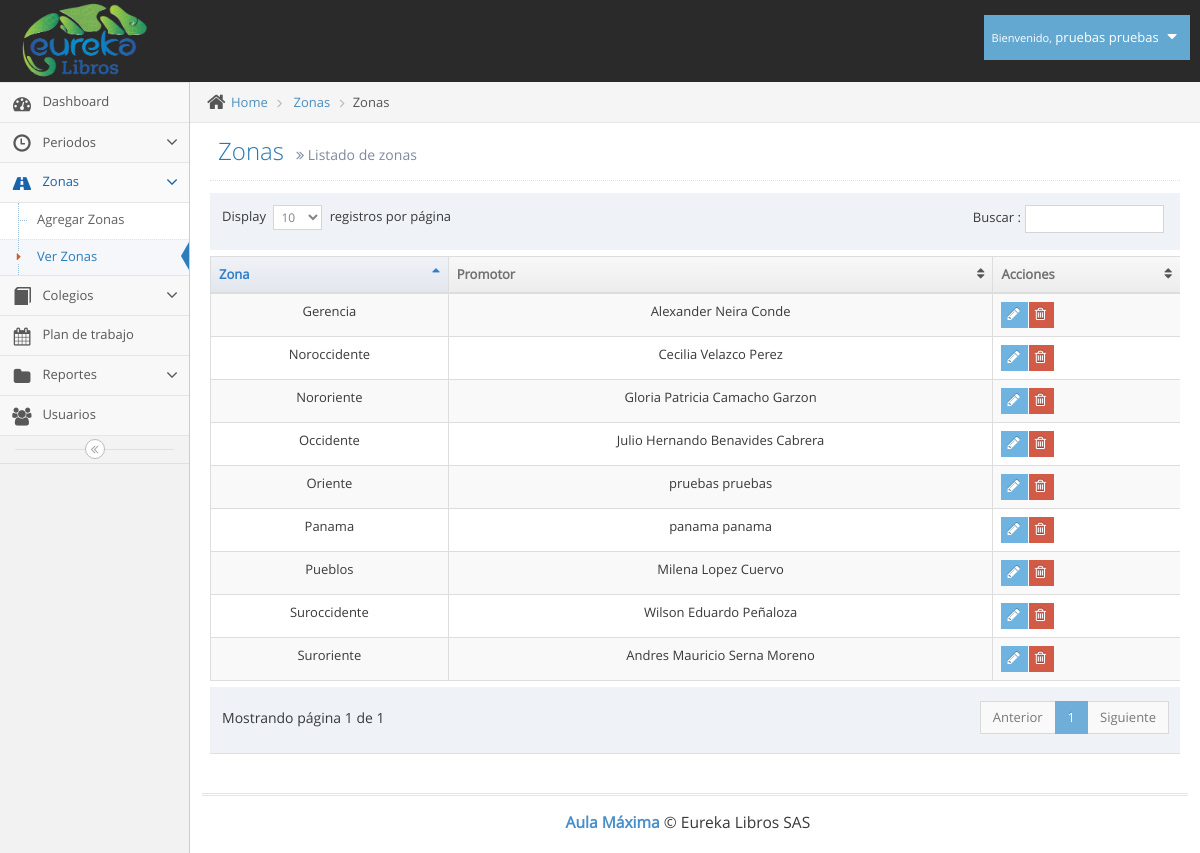
Page /ver_zonas.php (signed in) on the earlier database version.
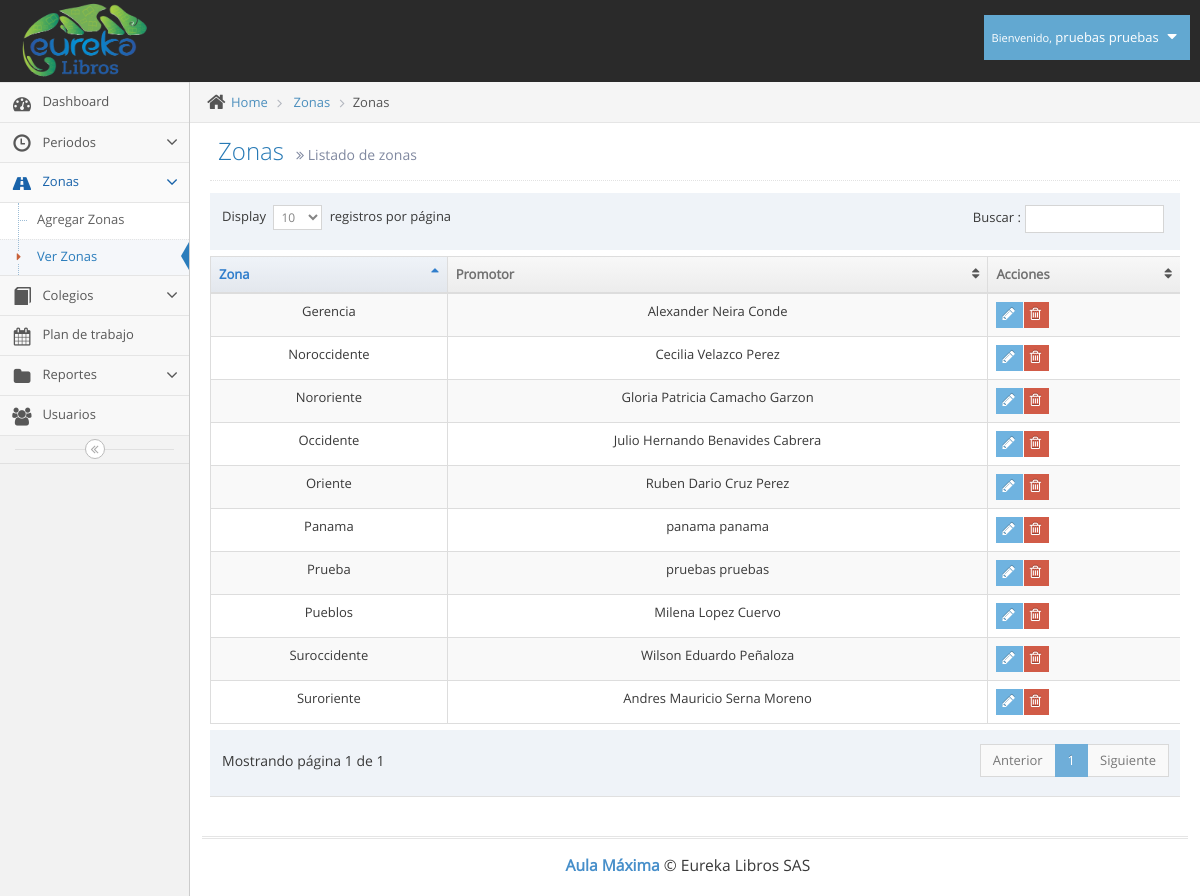
Same page on the later database version.
### tables this page shows
CREATE TABLE `zonas` (
  `id` int(11) NOT NULL,
  `codigo` varchar(8) NOT NULL,
  `zona` varchar(100) NOT NULL
);

CREATE TABLE `usuarios` (
  `id` int(11) NOT NULL,
  `tipo` int(11) NOT NULL,
  `id_pais` int(11) NOT NULL,
  `cedula` varchar(12) NOT NULL,
  `nombres` varchar(100) NOT NULL,
  `apellidos` varchar(100) NOT NULL,
  `telefono` varchar(12) NOT NULL,
  `direccion` varchar(100) NOT NULL,
  `correo` varchar(100) NOT NULL,
  `clave` varchar(100) NOT NULL,
  `cod_zona` varchar(10) NOT NULL
);

### ver_zonas.php (the view, shortened to what the changed rows need)
<!DOCTYPE html>
<html lang="es">
	<head>
		<link rel="stylesheet" href="assets/css/bootstrap.min.css" />
		<link rel="stylesheet" href="assets/font-awesome/4.5.0/css/font-awesome.min.css" />
		<link rel="stylesheet" href="assets/css/jquery-ui.min.css" />
		<link rel="stylesheet" href="assets/css/bootstrap-datepicker3.min.css" />
		<link href="assets/js/dataTables/dataTables.bootstrap.css" rel="stylesheet" />
		<link rel="stylesheet" href="assets/css/ace.min.css" class="ace-main-stylesheet" id="main-ace-style" />
		<link rel="stylesheet" href="assets/css/ace-skins.min.css" />
		<link rel="stylesheet" href="assets/css/ace-rtl.min.css" />
	</head>
	<body class="no-skin">
		<div class="main-container ace-save-state" id="main-container">
			<div class="main-content">
				<div class="main-content-inner">
					<div class="page-content">
						<div class="page-header">
							<h1>
								Zonas
								<small>
									<i class="ace-icon fa fa-angle-double-right"></i>
									Listado de zonas
								</small>
							</h1>
						</div>
						<div class="row">
							<div class="col-xs-12">
							<?php
                                include("conexion/bdd.php");
                                $sql = "SELECT id, codigo, zona FROM zonas";
								$req = $bdd->prepare($sql);
								$req->execute();
								$zonas = $req->fetchAll();
                            ?>
                            <div class="table-responsive">
                                <table class="table table-striped table-bordered table-hover" id="dataTables-example">
                                    <thead>
                                        <tr>
                                            <th>Zona</th>
                                            <th>Promotor</th>
                                            <th>Acciones</th>
                                        </tr>
                                    </thead>
                                    <tbody>
                                        <?php
                                        	foreach($zonas as $zona) {
                                        		$sql = "SELECT nombres, apellidos FROM usuarios WHERE cod_zona='".$zona["codigo"]."'";
												$req = $bdd->prepare($sql);
												$req->execute();
												$promotor = $req->fetch();
												$nombre_c=$promotor["nombres"]." ".$promotor["apellidos"];
                                                echo'<tr class="odd gradeX">';
                                                echo'<td class="center">'.$zona["zona"].'</td>';
                                                echo'<td class="center">'.$nombre_c.'</td>';
                                                echo '<td>
														<div class="hidden-sm hidden-xs btn-group">
															<a class="btn btn-xs btn-info" href="zona.php?cod_zona='.$zona["codigo"].'">
																<i class="ace-icon fa fa-pencil bigger-120"></i>
															</a>
															<button class="btn btn-xs btn-danger">
																<i class="ace-icon fa fa-trash-o bigger-120"></i>
															</button>
														</div>
														<div class="hidden-md hidden-lg">
															<div class="inline pos-rel">
																<button class="btn btn-minier btn-primary dropdown-toggle" data-toggle="dropdown" data-position="auto">
																	<i class="ace-icon fa fa-cog icon-only bigger-110"></i>
																</button>
																<ul class="dropdown-menu dropdown-only-icon dropdown-yellow dropdown-menu-right dropdown-caret dropdown-close">
																	<li>
																		<a href="zona.php?id_zona='.$zona["id"].'" class="tooltip-success" data-rel="tooltip" title="Edit">
																			<span class="green">
																				<i class="ace-icon fa fa-pencil-square-o bigger-120"></i>
																			</span>
																		</a>
																	</li>
																	<li>
																		<a href="#" class="tooltip-error" data-rel="tooltip" title="Delete">
																			<span class="red">
																				<i class="ace-icon fa fa-trash-o bigger-120"></i>
																			</span>
																		</a>
																	</li>
																</ul>
															</div>
														</div>
													</td>';
                                            }
                                         ?>
                                        </tr>
                                    </tbody>
                                </table>
                            </div>
							</div>
						</div>
					</div>
				</div>
			</div>
		</div>
	</body>
</html>

Differences in the rows shown:
changed through a linked row, zonas "Oriente": usuarios.nombres+apellidos "pruebas pruebas" → "Ruben Dario Cruz Perez"
added zonas: zona "Prueba", usuarios.nombres+apellidos "pruebas pruebas"
